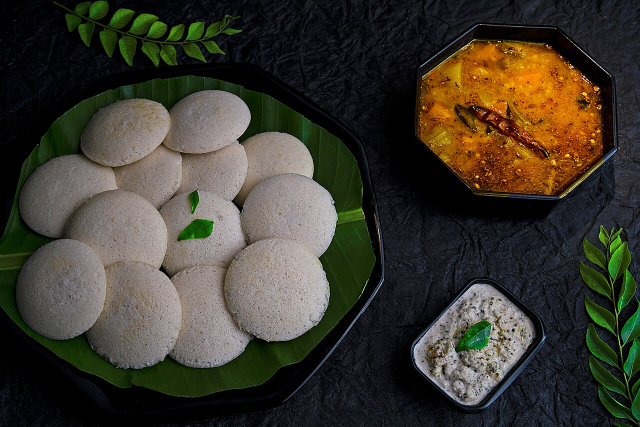
#> input picture docs/vision-eval-dataset/images/indian-001-idli-sambar.jpg, 1280 x 853 px (shown at 1/2 size); its folder holds 6 pictures in this run
$ python build_vision_eval_variants.py
#> lines starting #> are read from the running program, lines starting #| are printed output that depends on the picture
from pathlib import Path

from PIL import Image, ImageDraw, ImageEnhance

DATASET_ROOT = Path(__file__).parents[1] / "docs" / "vision-eval-dataset" / "images"


def save_low_light(source: str, destination: str) -> None:
#> called with source = 'indian-001-idli-sambar.jpg', destination = 'indian-010-idli-sambar-low-light.jpg'
    with Image.open(DATASET_ROOT / source) as image:
#> image is the input picture: PIL image 1280x853 RGB; mean R, G, B 60.9, 56.9, 46.1
        ImageEnhance.Brightness(image.convert("RGB")).enhance(0.32).save(
            DATASET_ROOT / destination, quality=90
        )
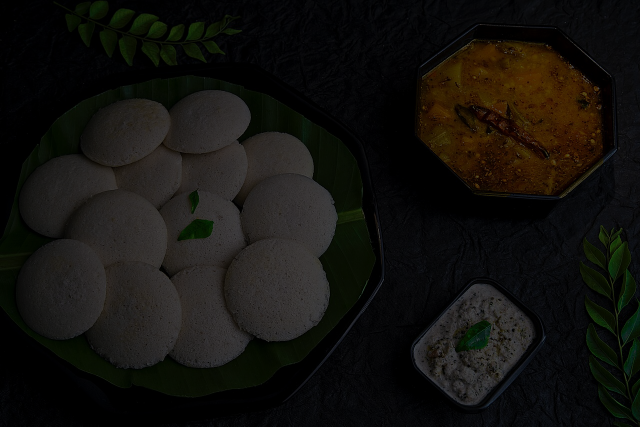
#> saved as indian-010-idli-sambar-low-light.jpg: PIL image 1280x853 RGB (shown at 1/2 size); mean R, G, B 19.1, 17.8, 14.3


def save_crop(source: str, destination: str) -> None:
#> called with source = 'indian-002-idli-sambar.jpg', destination = 'indian-011-idli-sambar-crop.jpg'
    with Image.open(DATASET_ROOT / source) as image:
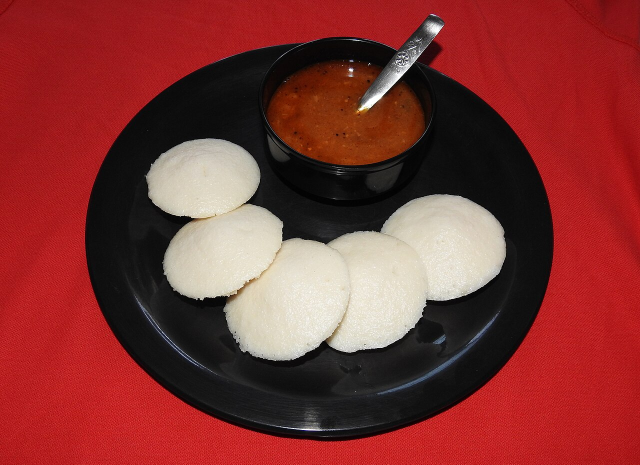
#> input picture docs/vision-eval-dataset/images/indian-002-idli-sambar.jpg, 1280 x 929 px (shown at 1/2 size)
#> image is the input picture: PIL image 1280x929 RGB; mean R, G, B 130.3, 52.9, 50.4
        width, height = image.size
#> width = 1280; height = 929
        cropped = image.crop((width // 5, height // 6, width, height * 5 // 6))
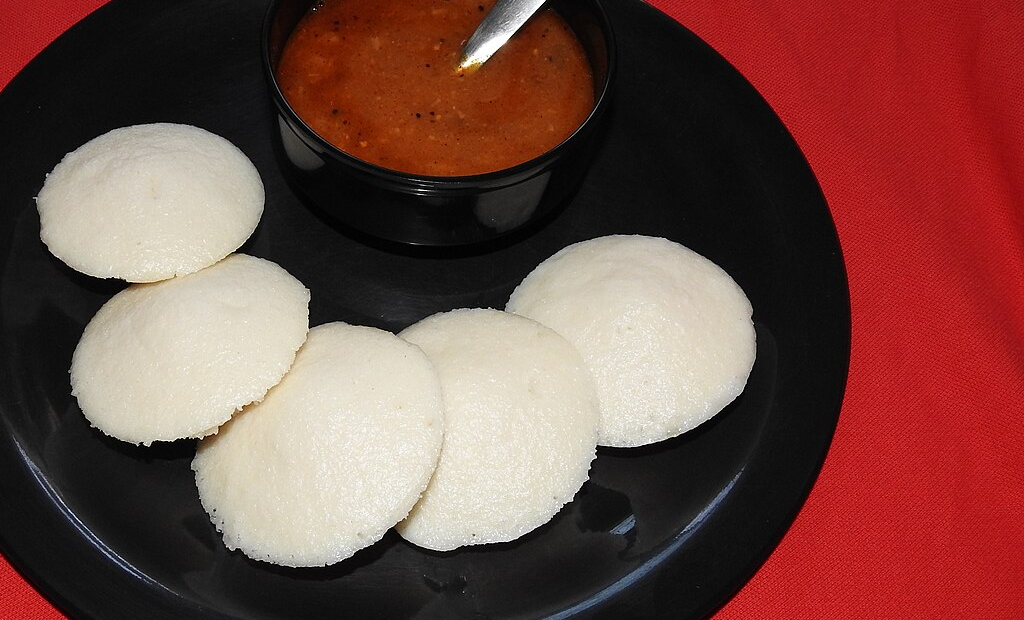
#> cropped: PIL image 1024x620 RGB; mean R, G, B 116.2, 74.6, 68.3
        cropped.convert("RGB").save(DATASET_ROOT / destination, quality=90)


def save_rotated(source: str, destination: str) -> None:
    with Image.open(DATASET_ROOT / source) as image:
        image.convert("RGB").rotate(24, expand=False).save(DATASET_ROOT / destination, quality=90)


def save_occluded(source: str, destination: str) -> None:
#> called with source = 'indian-003-masala-dosa-vada.jpg', destination = 'indian-012-masala-dosa-vada-occluded.jpg'
    with Image.open(DATASET_ROOT / source) as image:
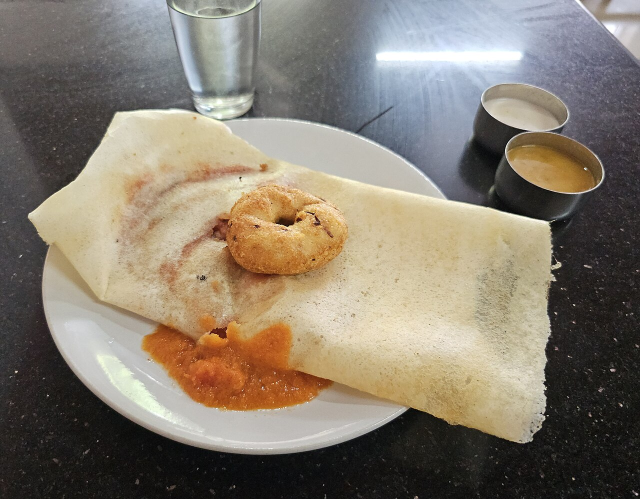
#> input picture docs/vision-eval-dataset/images/indian-003-masala-dosa-vada.jpg, 1280 x 998 px (shown at 1/2 size)
#> image is the input picture: PIL image 1280x998 RGB; mean R, G, B 133.3, 123.9, 110.1
        output = image.convert("RGB")
        width, height = output.size
#> width = 1280; height = 998
        ImageDraw.Draw(output).rectangle(
            (width * 3 // 5, height // 3, width, height * 2 // 3),
            fill=(35, 35, 35),
        )
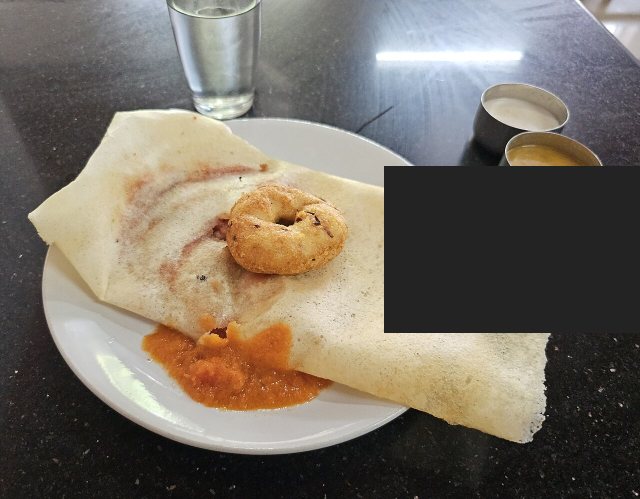
#> output: PIL image 1280x998 RGB (shown at 1/2 size); mean R, G, B 119.9, 111.7, 100.7
        output.save(DATASET_ROOT / destination, quality=90)


def save_crop_rotated(source: str, destination: str) -> None:
    with Image.open(DATASET_ROOT / source) as image:
        width, height = image.size
        cropped = image.crop((width // 8, height // 8, width * 7 // 8, height * 7 // 8))
        cropped.convert("RGB").rotate(24, expand=False).save(DATASET_ROOT / destination, quality=90)


save_low_light("indian-001-idli-sambar.jpg", "indian-010-idli-sambar-low-light.jpg")
save_crop("indian-002-idli-sambar.jpg", "indian-011-idli-sambar-crop.jpg")
save_occluded("indian-003-masala-dosa-vada.jpg", "indian-012-masala-dosa-vada-occluded.jpg")
save_rotated("indian-004-masala-dosa.jpg", "indian-013-masala-dosa-rotated.jpg")
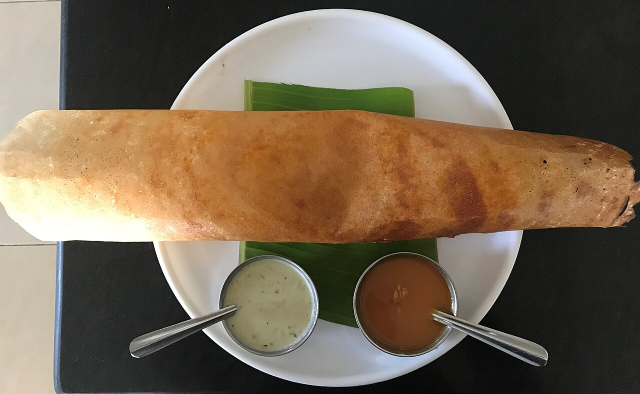
#> input picture docs/vision-eval-dataset/images/indian-004-masala-dosa.jpg, 1280 x 788 px (shown at 1/2 size)
#> in save_rotated, image is the input picture: PIL image 1280x788 RGB; mean R, G, B 115.9, 99.9, 81.2
#> in save_rotated, `image.convert("RGB").rotate(24, expand=False).save(DATASET_ROOT / dest..`:
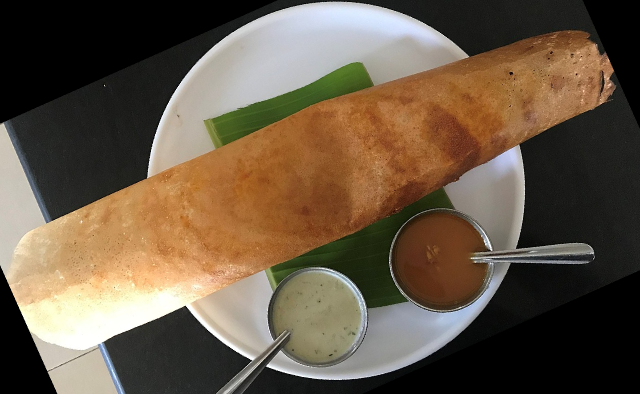
#> saved as indian-013-masala-dosa-rotated.jpg: PIL image 1280x788 RGB (shown at 1/2 size); mean R, G, B 103.3, 87.6, 69.6
save_low_light("indian-005-vegetable-biryani.jpg", "indian-014-vegetable-biryani-low-light.jpg")
#> (the run stopped early here; a loop or call above may not have finished)
